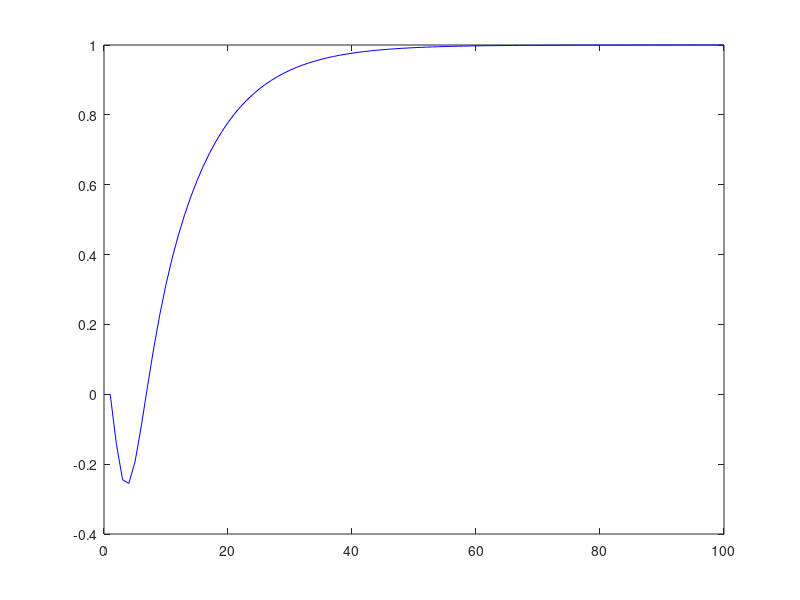
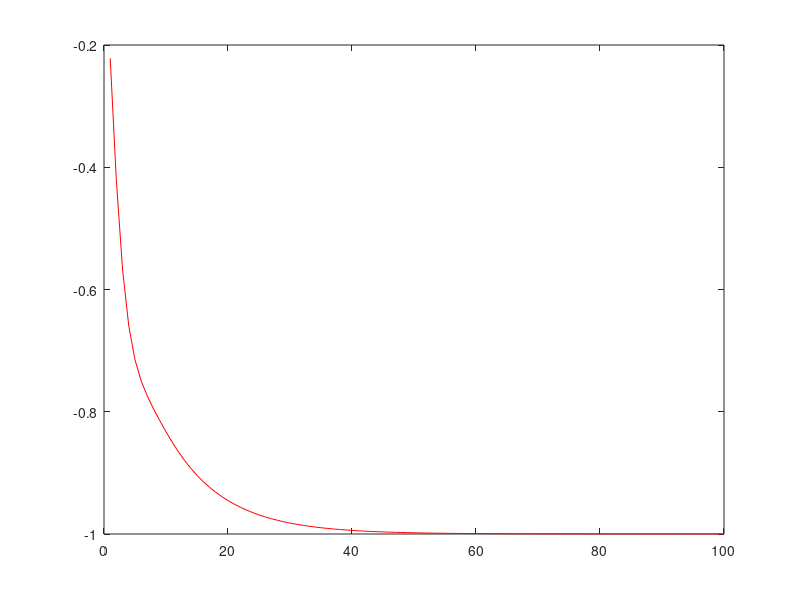

These charts were generated, in order, by the following MATLAB code:
%Preciso calcular K -> Primeira linha da matriz delta U
%Para encontrar delta U preciso calcular G.
%G é uma matriz formada pelas amostras da amostra ao degrau. 
%Simular a planta G(s) dada; 
%Na questão 2 foi solicitado usar o período de amostragem de 0.2 segundos.

% Planta de fase não mínima -> Tem um zero no semiplano direito. 
%Consequência a planta tem um undershoot (começa ao contrário) e só depois
%vai pra referência
clear all;
clc;

%Parametros do controlador

N = 15;  %Horizonte de predição 
M = 10;  %Ações de Controle 
lambda = 10; %Controla a agressvidade, menor lambida mais agressivo
Ns = 50; %Periodo de amostragem -> Truncamentos no momento em que a resposta ao degrau estabiliza
R = ones(N,1);


%Dados da planta simulada
% Código para discretizar a partir de função de transferência 
% c2d(G,0.2) -> Parametros tf e periodo de amostragem 

% Dado da questão/situação 
B =  [0.6445 -0.7176 -0.09059]; %Numérador da função de tranferência do domínio Z
A =  [1 -0.9183 0.084 -0.002029]; %Denominador da função de tranferência do domínio Z
PeriodoAmostragem = 0.2; 

%--- Dados da Simulação 
TempoSimulacao = 20;
k=1;
Amostras = TempoSimulacao/PeriodoAmostragem;


%---- Aplicação do Degrau Unitário na Planta 

udegrau = ones(1,N+Ns);
g=ones(1,N+Ns);
for k=1:N+Ns
    if(k-3)>0
        g(k) = -A(2)*g(k-1) -A(3)*g(k-2) -A(4)*g(k-3) + B(1)*udegrau(k-1) +B(2)*udegrau(k-2) + B(3)*udegrau(k-3);
    else 
        if (k-2)>0
            g(k) = -A(2)*g(k-1) -A(3)*g(k-2) + B(1)*udegrau(k-1) + B(2)*udegrau(k-2);
        else
            if (k-1)>0
                g(k) = -A(2)*g(k-1) + B(1)*udegrau(k-1);
            else 
                g(k)=0;
            end
        end
    end
end


%----- Calcular a Matriz de Resposta Forçada 
G = zeros(N,M);

for i=1:N
    for j=1:M
        if(j<=i)
            G(i,j) = g(i-j+1);
        end
    end
end


%----- Executar o Controlador 
ym=zeros(1,Amostras); %escrevi depois
for k=1:Amostras % até aqui foi copiado do prof . %Quando k=67 problema. Excede tamanho do vetor g; 
    
    %---- Ler da Planta 
    if(k-3)>0
        ym(k) = -A(2)*ym(k-1) -A(3)*ym(k-2) -A(4)*ym(k-3) + B(1)*uctrl(k-1) +B(2)*uctrl(k-2) + B(3)*uctrl(k-3);
    else 
        if (k-2)>0
            ym(k) = -A(2)*ym(k-1) -A(3)*ym(k-2) + B(1)*uctrl(k-1) + B(2)*uctrl(k-2);
        else
            if (k-1)>0
                ym(k) = -A(2)*ym(k-1) + B(1)*uctrl(k-1);
            else 
                ym(k)=0;
            end
        end
    end
    
    %---- Calcular Vetor de Resposta Livres (F) vai de 1 até N
    F=zeros(N,1);
    soma=0;
    for j=1:N 
        soma=0;
        for i=1:Ns
            if(k-i)>0
                soma=soma+(g(i+j)-g(i))*du(k-i); %quando k>11 k-i>10
                %soma=0;
            end
        end
        F(j,1)=soma+ym(k);
    end
    
    deltau=inv(G'*G+lambda*eye(M,M))*G'*(R-F);
    du(k)  = deltau(1);
    if (k-1)>0
        uctrl(k)=uctrl(k-1)+deltau(1);
    else
        uctrl(k)=deltau(1);
    end

end

figure
plot(ym,'b'); 
figure
plot(uctrl,'r');